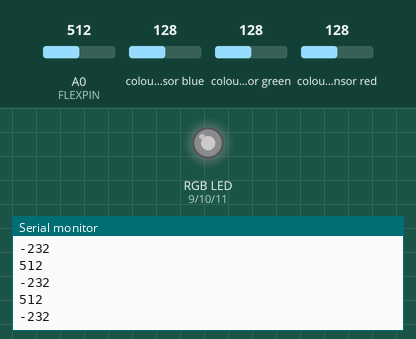
Simulated run of this sketch. Board: Arduino Uno, built with avr-gcc and run on an emulated ATmega328P. Parts: an RGB LED mixed from three pins (HIGH = lit), the last lines printed to the serial monitor. Inputs (shaded band) come from the test bench; at power-on: A0 (FLEXPIN) = 512, colour sensor blue 128, colour sensor green 128, colour sensor red 128. Dim RGB values are drawn brighter than linear; the modem accepts every AT command (registered, SIM ready, sends succeed) and sends nothing else.

Above: at 1.3 s.
1.4 s: A0 (FLEXPIN) set to 992
At 1.58 s:
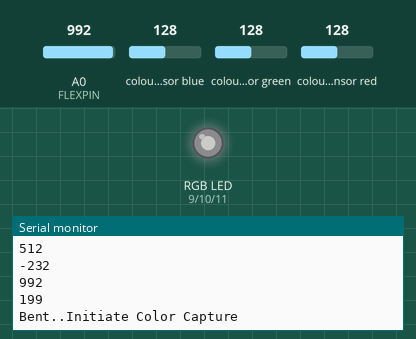
2.9 s: A0 (FLEXPIN) set to 716
At 3.12 s:
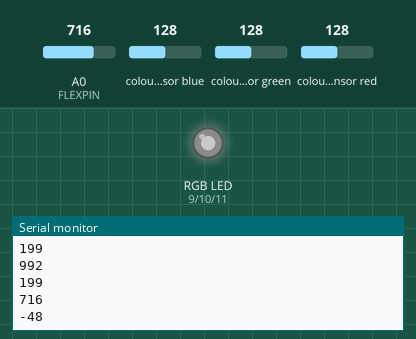
Timing chart, 0 to 5.9 s (numbered marks = the images above; inputs shaded):
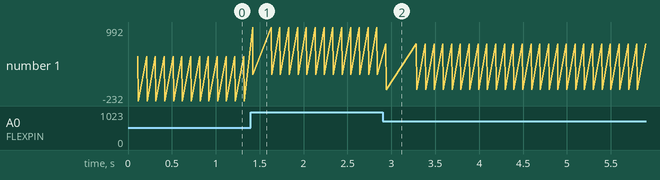

The sketch:

LightGlove.ino
```cpp
 /*******************************************************************************
 * Sketch for Light Glove - A Color catching and throwing glove
 * Built by: Mohan Palanisamy
 * For: Element14.com 2014 Holiday Lights Road Test
 * Uses parts of code from Adafruit
 *******************************************************************************/

#include <Wire.h>
#include <Adafruit_TCS34725.h>  //Adafruit_TCS34735.h caused compile error. so removed the underscore.
#include <SoftwareSerial.h>
#include <avr/pgmspace.h>
#include "gamma256.h"

#define FLEXPIN A0
#define ESPRXPIN 4
#define ESPTXPIN 5
#define LEDPINR 9
#define LEDPING 10
#define LEDPINB 11
#define _DEBUG
#define ESP_RX_PIN 4
#define ESP_TX_PIN 5

 extern const uint8_t gamma[];
//Storing in PROGMEM to save dynamic memory space.
//Not the topic name (uri after PUT) and the host name. Change it to your topic and hostname:port.
  PROGMEM  const  char  tcp_packet_template[] ="PUT /resources/FromLightGlove/RGB HTTP/1.1\r\n"
                                       "Host: 192.168.1.217:6000\r\n"
                                      "Accept: */*\r\n"
                                      "Content-Type: application/x-www-form-urlencoded\r\n" ;

 //the server name should be surronded by double quote.. so pay attention to the escape charcter for double quote
  const char startTCPSession[] = "AT+CIPSTART=\"TCP\",\"192.168.1.217\",6000";

Adafruit_TCS34725 colorSensor = Adafruit_TCS34725(TCS34725_INTEGRATIONTIME_50MS, TCS34725_GAIN_4X);
SoftwareSerial esp8266Serial(ESP_RX_PIN, ESP_TX_PIN);

//Color Capture flags
boolean colorCaptureStarted=false;
boolean colorCaptureFinished=false;
char capturedColorRGB[12];

void setup() {
    Serial.begin(9600);
    colorSensor.begin();
    esp8266Serial.begin(9600);
     esp8266Serial.setTimeout(1000);

       pinMode(LEDPINR, OUTPUT);
  pinMode(LEDPING, OUTPUT);
  pinMode(LEDPINB, OUTPUT);
 captureColor();  //do it to turn off the LED and as a sanity check
 //  colorSensor.setInterrupt(true);  // turn off LED

}

void loop() {

  //Straight value 770
  //Bent 90 degree value 870
  int bentDegrees;
  int rawFlex=analogRead(FLEXPIN);
  bentDegrees=map(rawFlex,770,870,0,90);
  Serial.println(rawFlex);
  Serial.println(bentDegrees);

  if(bentDegrees >80 && !colorCaptureStarted)
  {
    Serial.println("Bent..Initiate Color Capture");
    colorCaptureStarted=true;
    captureColor();
    colorCaptureFinished=true;
  }

  if(bentDegrees< 15) //throw color if captured
  {
    if(colorCaptureStarted && colorCaptureFinished)
    {

      SendMQTTMessage(capturedColorRGB);
      //reset after throwing
      colorCaptureStarted=false;
      colorCaptureFinished=false;

    }
  }
  delay(100);
}

void SendMQTTMessage(char* content)
{
    //make sure you adjust this if the template stored in progmem changes depending on your
    //host name, port, topic etc.
   char tcpPacketTemplateBuffer[256];
   strcpy_P(tcpPacketTemplateBuffer,tcp_packet_template);

    int contentLength=strlen(content);

    sprintf(tcpPacketTemplateBuffer,"%sContent-Length: %d\r\n\r\n%s", tcpPacketTemplateBuffer,contentLength,content);

    esp8266Serial.println(startTCPSession);

    if (esp8266Serial.find("Linked"))
    {
        esp8266Serial.print("AT+CIPSEND=");
        esp8266Serial.println(strlen(tcpPacketTemplateBuffer));

        esp8266Serial.println(tcpPacketTemplateBuffer);

        if (esp8266Serial.find("SEND OK"))
        {
          //After reading close the connection. Do not want to reuse because the TCP stack on
          //ESP8266 might close the connection after a while.
          //So make sure the connection is closed by sending AT+CIPCLOSE
          esp8266Serial.println("AT+CIPCLOSE");

          Serial.println("Message Sent.");
        } else
        {

          Serial.println("Sending Packet Failed");
        }
  } else
  {
    Serial.println("Cannot Start TCP Session");
   }

   // Serial.println(tcpPacketTemplateBuffer);
   // Serial.println(strlen(tcpPacketTemplateBuffer));
}

void captureColor()
{
  uint16_t clear, red, green, blue;
  memset(capturedColorRGB,0,12);

  colorSensor.setInterrupt(false);      // turn on LED

  delay(60);  // takes 50ms to read

  colorSensor.getRawData(&red, &green, &blue, &clear);

  colorSensor.setInterrupt(true);  // turn off LED

  // Figure out some basic hex code for visualization
  uint32_t sum = red+green+blue;

  float r, g, b;
  r = red; r /= sum;
  g = green; g /= sum;
  b = blue; b /= sum;
  r *= 256; g *= 256; b *= 256;
   if (r > 255) r = 255;
  if (g > 255) g = 255;
  if (b > 255) b = 255;

  sprintf(capturedColorRGB,"%d,%d,%d", (int)r ,(int)g ,(int)b) ;
  setColor( (int)r ,(int)g ,(int)b);
}

void setColor(int red, int green, int blue)
{
  analogWrite(LEDPINR, pgm_read_byte(&gamma[red]));
  analogWrite(LEDPING, pgm_read_byte(&gamma[green]));
  analogWrite(LEDPINB, pgm_read_byte(&gamma[blue]));
}
```

Source omitted: gamma256.h (data table, 1109 bytes)

Measured:
- after the input at 1.4 s, the serial monitor: prints a new line at once (image 1)
- after the input at 2.9 s, the serial monitor: prints a new line at once (image 2)
- plotted number 1: -232 → 199 after the input at 1.4 s, 199 → -48 after the input at 2.9 s
